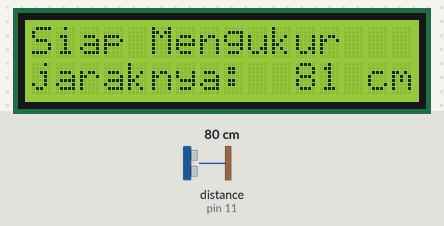
The sketch below on a simulated Arduino Uno, built with avr-gcc and run on an emulated ATmega328P. On the bench: 16×2 character LCD. The inputs (shaded band) are chosen by the test bench; at power-on: distance to the obstacle (sensor on pin 11) 80 cm. The echo pulse lasts 58.3 µs per cm.

Above: at 6.2 s.
6.3 s: distance to the obstacle (sensor on pin 11) set to 2 cm
At 6.9 s:
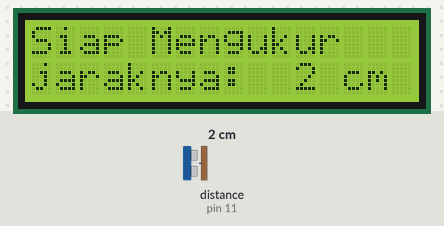
7.8 s: distance to the obstacle (sensor on pin 11) set to 4 cm
At 8.8 s:
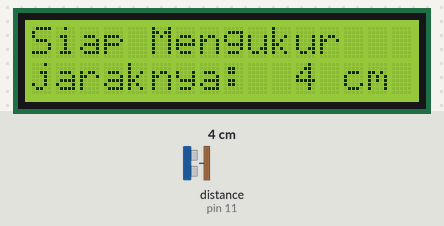
9.3 s: distance to the obstacle (sensor on pin 11) set to 9 cm
At 10.2 s:
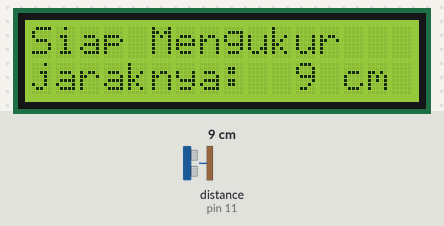
Timing chart, 0 to 12.3 s (numbered marks = the images above; inputs shaded):
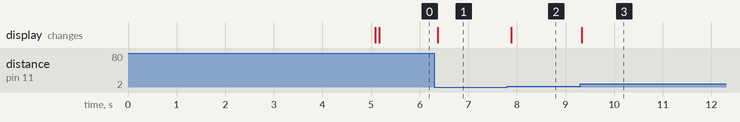

The sketch:

Arduino-Digital-Ruler.ino
```cpp
#include <Wire.h>
#include <LiquidCrystal_I2C.h>
#include <NewPing.h>

#define trig      12
#define echo      11
#define maksimal  200

NewPing jarak(trig, echo, maksimal);
LiquidCrystal_I2C lcd (0x27, 16, 2);

void setup() {
    Serial.begin(115200);
    lcd.init();
    lcd.backlight();
    lcd.setCursor(1,0);
    lcd.print("DIGITAL RULER");
    lcd.setCursor(3,1);
    lcd.print("YUSUF TECH");
    delay(5000);
    lcd.clear();


}

void loop() {
    delay(50);
    lcd.setCursor(0,0);
    lcd.print("Siap Mengukur");
    lcd.setCursor(0,1);
    lcd.print("jaraknya:  ");
    lcd.print(jarak.ping_cm());
    lcd.print(" cm");
    lcd.print("  ");


}
```

Measured:
- after the input at 6.3 s, the display: changes after 0.07 s (image 1)
- after the input at 7.8 s, the display: changes after 0.09 s (image 2)
- after the input at 9.3 s, the display: changes at once (image 3)
